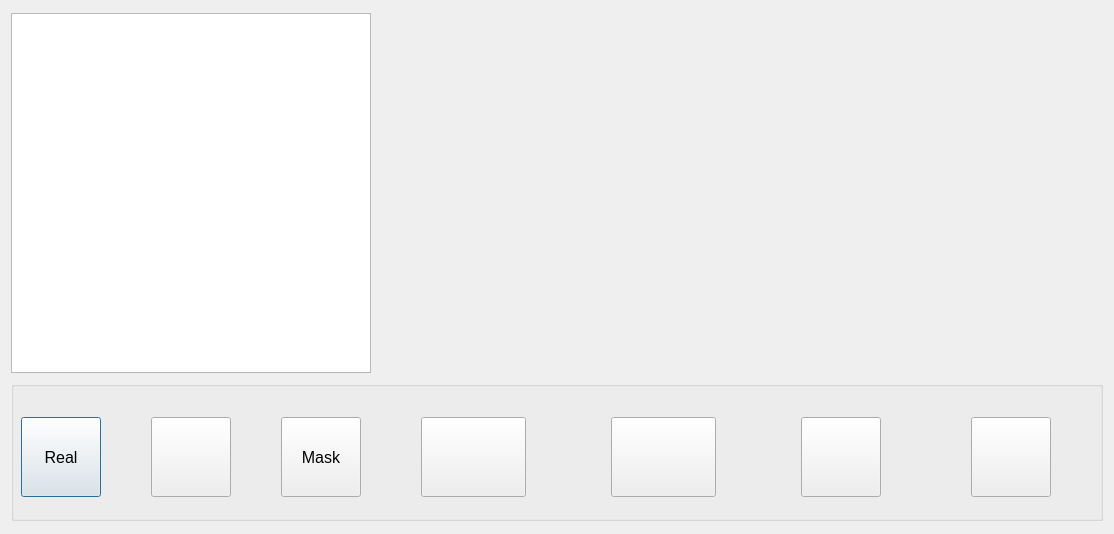
<?xml version="1.0" encoding="UTF-8"?>
<ui version="4.0">
 <class>DefectWarning</class>
 <widget class="QDialog" name="DefectWarning">
  <property name="geometry">
   <rect>
    <x>0</x>
    <y>0</y>
    <width>1110</width>
    <height>534</height>
   </rect>
  </property>
  <property name="windowTitle">
   <string>Dialog</string>
  </property>
  <layout class="QGridLayout" name="gridLayout" columnstretch="1,1,1">
   <item row="0" column="1">
    <widget class="myDefectPosLab" name="label">
     <property name="minimumSize">
      <size>
       <width>360</width>
       <height>360</height>
      </size>
     </property>
     <property name="maximumSize">
      <size>
       <width>360</width>
       <height>360</height>
      </size>
     </property>
     <property name="text">
      <string/>
     </property>
     <property name="scaledContents">
      <bool>false</bool>
     </property>
    </widget>
   </item>
   <item row="0" column="2">
    <widget class="QLabel" name="label_2">
     <property name="minimumSize">
      <size>
       <width>360</width>
       <height>360</height>
      </size>
     </property>
     <property name="maximumSize">
      <size>
       <width>360</width>
       <height>360</height>
      </size>
     </property>
     <property name="text">
      <string/>
     </property>
     <property name="scaledContents">
      <bool>false</bool>
     </property>
    </widget>
   </item>
   <item row="1" column="0" colspan="3">
    <widget class="QGroupBox" name="groupBox">
     <property name="minimumSize">
      <size>
       <width>0</width>
       <height>140</height>
      </size>
     </property>
     <property name="maximumSize">
      <size>
       <width>16777215</width>
       <height>140</height>
      </size>
     </property>
     <property name="title">
      <string/>
     </property>
     <widget class="QPushButton" name="pushButton">
      <property name="geometry">
       <rect>
        <x>10</x>
        <y>36</y>
        <width>80</width>
        <height>80</height>
       </rect>
      </property>
      <property name="minimumSize">
       <size>
        <width>80</width>
        <height>80</height>
       </size>
      </property>
      <property name="maximumSize">
       <size>
        <width>80</width>
        <height>80</height>
       </size>
      </property>
      <property name="font">
       <font>
        <family>Arial</family>
        <pointsize>12</pointsize>
       </font>
      </property>
      <property name="text">
       <string>Real</string>
      </property>
     </widget>
     <widget class="QPushButton" name="pushButton_2">
      <property name="geometry">
       <rect>
        <x>140</x>
        <y>36</y>
        <width>80</width>
        <height>80</height>
       </rect>
      </property>
      <property name="minimumSize">
       <size>
        <width>80</width>
        <height>80</height>
       </size>
      </property>
      <property name="maximumSize">
       <size>
        <width>80</width>
        <height>80</height>
       </size>
      </property>
      <property name="font">
       <font>
        <family>Arial</family>
        <pointsize>12</pointsize>
       </font>
      </property>
      <property name="text">
       <string/>
      </property>
     </widget>
     <widget class="QPushButton" name="pushButton_3">
      <property name="geometry">
       <rect>
        <x>270</x>
        <y>36</y>
        <width>80</width>
        <height>80</height>
       </rect>
      </property>
      <property name="minimumSize">
       <size>
        <width>80</width>
        <height>80</height>
       </size>
      </property>
      <property name="maximumSize">
       <size>
        <width>80</width>
        <height>80</height>
       </size>
      </property>
      <property name="font">
       <font>
        <family>Arial</family>
        <pointsize>12</pointsize>
       </font>
      </property>
      <property name="text">
       <string>Mask</string>
      </property>
     </widget>
     <widget class="QPushButton" name="pushButton_5">
      <property name="geometry">
       <rect>
        <x>410</x>
        <y>36</y>
        <width>105</width>
        <height>80</height>
       </rect>
      </property>
      <property name="minimumSize">
       <size>
        <width>105</width>
        <height>80</height>
       </size>
      </property>
      <property name="maximumSize">
       <size>
        <width>105</width>
        <height>80</height>
       </size>
      </property>
      <property name="styleSheet">
       <string notr="true">border-image: url(:/pic/image/pre_defect.jpg);</string>
      </property>
      <property name="text">
       <string/>
      </property>
     </widget>
     <widget class="QPushButton" name="pushButton_6">
      <property name="geometry">
       <rect>
        <x>600</x>
        <y>36</y>
        <width>105</width>
        <height>80</height>
       </rect>
      </property>
      <property name="minimumSize">
       <size>
        <width>105</width>
        <height>80</height>
       </size>
      </property>
      <property name="maximumSize">
       <size>
        <width>105</width>
        <height>80</height>
       </size>
      </property>
      <property name="styleSheet">
       <string notr="true">border-image: url(:/pic/image/next_defect.jpg);</string>
      </property>
      <property name="text">
       <string/>
      </property>
     </widget>
     <widget class="QPushButton" name="pushButton_7">
      <property name="geometry">
       <rect>
        <x>790</x>
        <y>36</y>
        <width>80</width>
        <height>80</height>
       </rect>
      </property>
      <property name="minimumSize">
       <size>
        <width>80</width>
        <height>80</height>
       </size>
      </property>
      <property name="maximumSize">
       <size>
        <width>80</width>
        <height>80</height>
       </size>
      </property>
      <property name="styleSheet">
       <string notr="true">border-image: url(:/pic/image/warn.jpg);</string>
      </property>
      <property name="text">
       <string/>
      </property>
     </widget>
     <widget class="QPushButton" name="pushButton_8">
      <property name="geometry">
       <rect>
        <x>960</x>
        <y>36</y>
        <width>80</width>
        <height>80</height>
       </rect>
      </property>
      <property name="minimumSize">
       <size>
        <width>80</width>
        <height>80</height>
       </size>
      </property>
      <property name="maximumSize">
       <size>
        <width>80</width>
        <height>80</height>
       </size>
      </property>
      <property name="styleSheet">
       <string notr="true">border-image: url(:/pic/image/nowarn.jpg);</string>
      </property>
      <property name="text">
       <string/>
      </property>
     </widget>
    </widget>
   </item>
   <item row="0" column="0">
    <widget class="QListWidget" name="listWidget">
     <property name="minimumSize">
      <size>
       <width>360</width>
       <height>360</height>
      </size>
     </property>
     <property name="maximumSize">
      <size>
       <width>360</width>
       <height>360</height>
      </size>
     </property>
     <property name="font">
      <font>
       <pointsize>12</pointsize>
      </font>
     </property>
    </widget>
   </item>
  </layout>
 </widget>
 <customwidgets>
  <customwidget>
   <class>myDefectPosLab</class>
   <extends>QLabel</extends>
   <header location="global">mydefectposlab.h</header>
  </customwidget>
 </customwidgets>
 <resources/>
 <connections/>
</ui>
